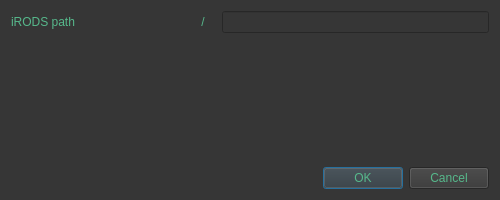
<?xml version="1.0" encoding="UTF-8"?>
<ui version="4.0">
 <class>createCollection</class>
 <widget class="QDialog" name="createCollection">
  <property name="geometry">
   <rect>
    <x>0</x>
    <y>0</y>
    <width>500</width>
    <height>200</height>
   </rect>
  </property>
  <property name="minimumSize">
   <size>
    <width>500</width>
    <height>200</height>
   </size>
  </property>
  <property name="maximumSize">
   <size>
    <width>500</width>
    <height>200</height>
   </size>
  </property>
  <property name="windowTitle">
   <string>New Collection</string>
  </property>
  <property name="styleSheet">
   <string notr="true">QWidget
{
	color: rgb(86, 184, 139);
	background-color: rgb(54, 54, 54);
}

QLabel#errorLabel
{
	color: rgb(217, 174, 23);
}</string>
  </property>
  <layout class="QVBoxLayout" name="verticalLayout">
   <item>
    <layout class="QHBoxLayout" name="horizontalLayout">
     <item>
      <widget class="QLabel" name="label">
       <property name="text">
        <string>iRODS path                                      /</string>
       </property>
      </widget>
     </item>
     <item>
      <spacer name="horizontalSpacer">
       <property name="orientation">
        <enum>Qt::Horizontal</enum>
       </property>
       <property name="sizeType">
        <enum>QSizePolicy::Minimum</enum>
       </property>
       <property name="sizeHint" stdset="0">
        <size>
         <width>10</width>
         <height>20</height>
        </size>
       </property>
      </spacer>
     </item>
     <item>
      <widget class="QLineEdit" name="collPathLine"/>
     </item>
    </layout>
   </item>
   <item>
    <widget class="QLabel" name="errorLabel">
     <property name="styleSheet">
      <string notr="true"/>
     </property>
     <property name="text">
      <string/>
     </property>
    </widget>
   </item>
   <item>
    <spacer name="verticalSpacer">
     <property name="orientation">
      <enum>Qt::Vertical</enum>
     </property>
     <property name="sizeType">
      <enum>QSizePolicy::Minimum</enum>
     </property>
     <property name="sizeHint" stdset="0">
      <size>
       <width>20</width>
       <height>10</height>
      </size>
     </property>
    </spacer>
   </item>
   <item>
    <widget class="QDialogButtonBox" name="buttonBox">
     <property name="orientation">
      <enum>Qt::Horizontal</enum>
     </property>
     <property name="standardButtons">
      <set>QDialogButtonBox::Cancel|QDialogButtonBox::Ok</set>
     </property>
    </widget>
   </item>
  </layout>
 </widget>
 <resources/>
 <connections>
  <connection>
   <sender>buttonBox</sender>
   <signal>accepted()</signal>
   <receiver>createCollection</receiver>
   <slot>accept()</slot>
   <hints>
    <hint type="sourcelabel">
     <x>248</x>
     <y>254</y>
    </hint>
    <hint type="destinationlabel">
     <x>157</x>
     <y>274</y>
    </hint>
   </hints>
  </connection>
  <connection>
   <sender>buttonBox</sender>
   <signal>rejected()</signal>
   <receiver>createCollection</receiver>
   <slot>reject()</slot>
   <hints>
    <hint type="sourcelabel">
     <x>316</x>
     <y>260</y>
    </hint>
    <hint type="destinationlabel">
     <x>286</x>
     <y>274</y>
    </hint>
   </hints>
  </connection>
 </connections>
</ui>
